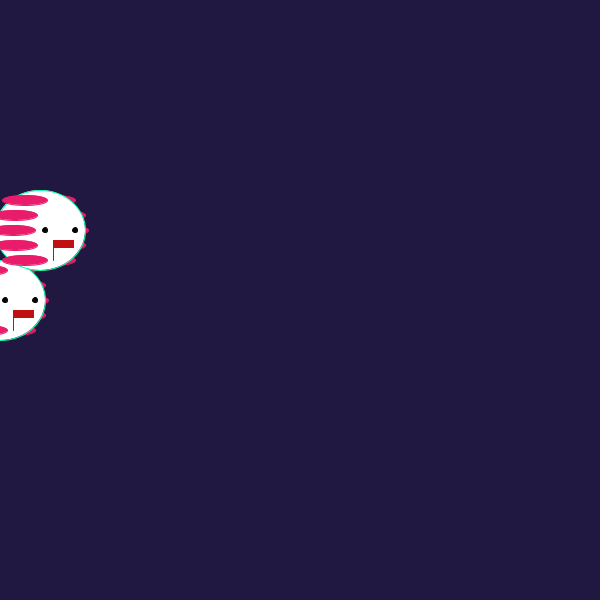
Frame 1 (no input)
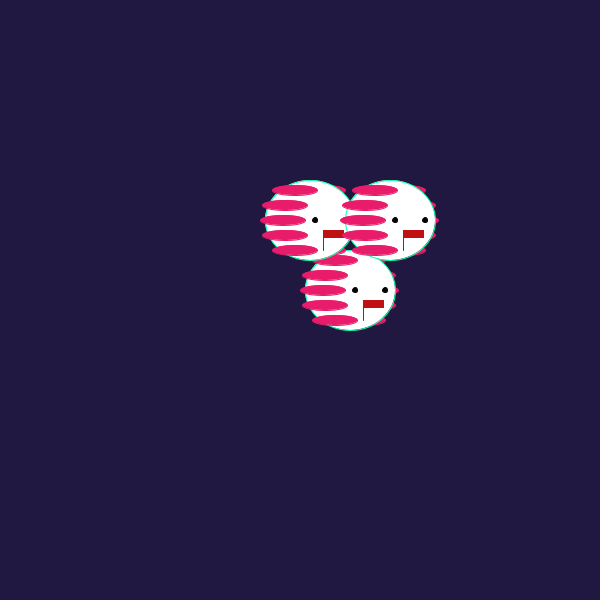
Frame 60 (the mouse pressed at the canvas centre just before this capture)
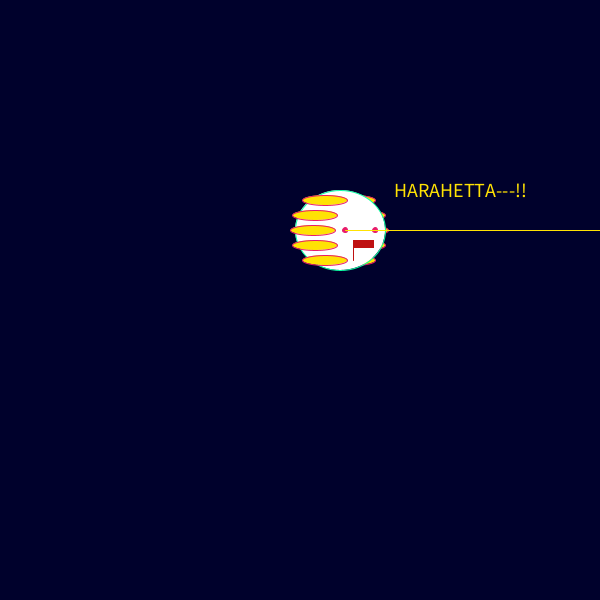
Frame 120 (the mouse held since frame 60 and released just before this capture)

The Processing sketch that drew these frames (run headless with seeded random() and noise(); from frame 60 on, the mouse is pressed at the canvas centre):

// Processing sketch: processing_105081
// ── processing_105081.pde

int x, y;
int vx;
int vy;

void setup() {
  size(600, 600);
  y=height/2;
  x=0;
  vx=10;
  vy=10;
}
void draw() {
  background(32, 24, 64);

  charactor(x,y);
  charactor(x-40,y-70);
  charactor(x+40,y-70);


  x=x+vx;
  if (x>width-80) {
    vx=-5;
  }
  if (x<90) {
    vx=100;
  }
  y=y+vy;
  if (y>height-50) {
    vy=-50;
  }
  if (y<110) {
    vy=10;
  }

  if (mousePressed) {
    if ((mouseX>x-50)&&(mouseX<x+50)&&(mouseY>y-50)&&(mouseY<y+50)) {
      x=mouseX;
      y=mouseY;
    }
  }

      //void mousePressed(){
      //noLoop();
      //}

      //void mouseReleased(){
      //loop();
      //}

      //void keyPressed() {
      //if (key == CODED) {
      //if (keyCode == UP) {
      //noLoop();
      //} else if (keyCode == DOWN) {
      //loop();
      //} 
      //}
      }
void charactor(int a, int b) {
  pushMatrix();
  translate(a,b);
    if (mousePressed) {
      background(y);
    }

    fill(232, 28, 106);
    stroke(232, 28, 106);
    if (mousePressed) {
      fill(255, 226, 3);
    }
    ellipse(13, -30, 45, 10);
    ellipse(23, -15, 45, 10);
    ellipse(26, 0, 45, 10);
    ellipse(23, 15, 45, 10);
    ellipse(13, 30, 45, 10);
    fill(255);
    stroke(13, 255, 164);
    ellipse(0, 0, 90, 80);

    stroke(0, 0, 0);
    fill(0);
    if (mousePressed) {
      fill(232, 28, 106);
      stroke(232, 28, 106);
    }
    ellipse(5, 0, 5, 5);
    ellipse(35, 0, 5, 5);
    fill(191, 17, 17);
    stroke(191, 17, 17);
    rect(13, 10, 20, 7);
    line(13, 10, 13, 30);

    fill(232, 28, 106);
    stroke(232, 28, 106);
    if (mousePressed) {
      fill(255, 226, 3);
    }
    ellipse(-15, -30, 45, 10);
    ellipse(-25, -15, 45, 10);
    ellipse(-27, 0, 45, 10);
    ellipse(-25, 15, 45, 10);
    ellipse(-15, 30, 45, 10);

    if (mousePressed) {
      stroke(255, 226, 3);
      textSize(20);
      textAlign(CENTER, BOTTOM);
      line(5, 0, 600, 0);
      text("HARAHETTA---!!", 120, -30);
    }
popMatrix();
}
